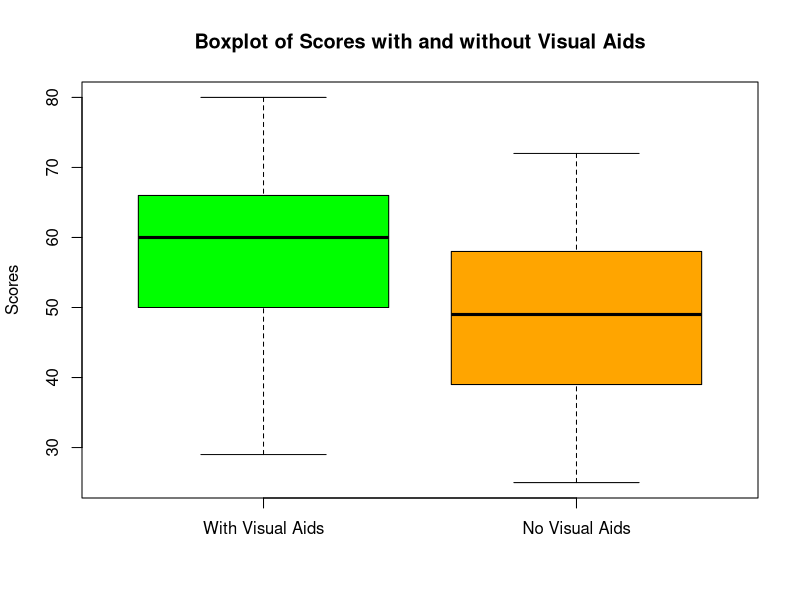
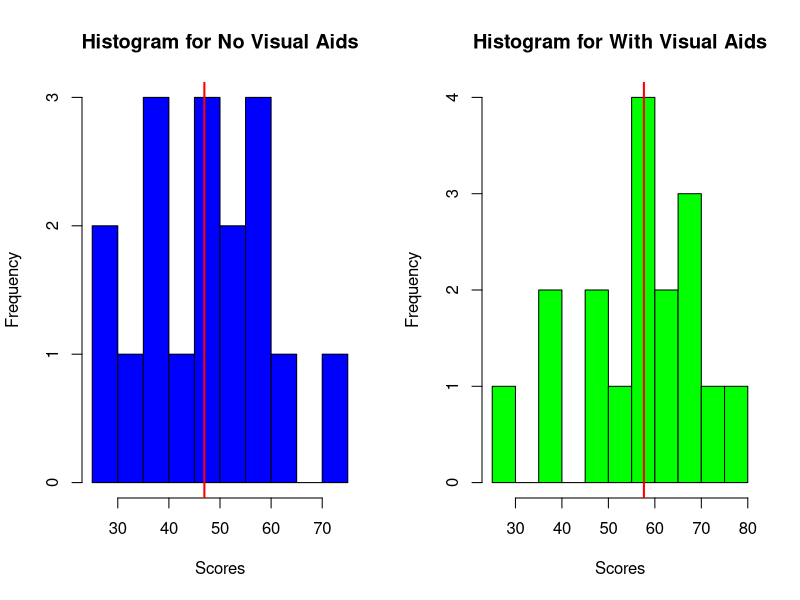

R code for these plots, in order:
# Ensure necessary packages are installed and loaded
if (!require(psych, quietly = TRUE)) {
  install.packages("psych")
  library(psych)
}
if (!require(e1071, quietly = TRUE)) {
  install.packages("e1071")
  library(e1071)
}

# Data initialization
students <- 1:17
no_visual_aids <- c(50, 60, 58, 72, 36, 51, 49, 49, 25, 52, 41, 32, 58, 39, 25, 40, 61)
with_visual_aids <- c(58, 70, 60, 73, 40, 63, 54, 60, 29, 57, 66, 37, 50, 48, 80, 65, 70)

data <- data.frame(
  Students = students,
  NoVisualAids = no_visual_aids,
  WithVisualAids = with_visual_aids
)

# Descriptive statistics using psych package
describe_stats <- describe(data[, c("NoVisualAids", "WithVisualAids")])
print(describe_stats)

# Boxplot visualization
boxplot(data$WithVisualAids, data$NoVisualAids,
        names = c("With Visual Aids", "No Visual Aids"),
        main = "Boxplot of Scores with and without Visual Aids",
        ylab = "Scores",
        col = c("green", "orange"))

# Plotting histograms for both conditions
par(mfrow = c(1, 2))  # Setting up the plotting area to have 2 plots side by side
hist(data$NoVisualAids, main = "Histogram for No Visual Aids", xlab = "Scores", col = "blue", breaks = 10)
abline(v = mean(data$NoVisualAids), col = "red", lwd = 2)
hist(data$WithVisualAids, main = "Histogram for With Visual Aids", xlab = "Scores", col = "green", breaks = 10)
abline(v = mean(data$WithVisualAids), col = "red", lwd = 2)

# Descriptive statistics
mean_no_visual <- mean(data$NoVisualAids)
sd_no_visual <- sd(data$NoVisualAids)
skewness_no_visual <- skewness(data$NoVisualAids)
mean_with_visual <- mean(data$WithVisualAids)
sd_with_visual <- sd(data$WithVisualAids)
skewness_with_visual <- skewness(data$WithVisualAids)

# Output descriptive statistics
cat("Descriptive Statistics for No Visual Aids:\n")
cat("Mean:", mean_no_visual, "\nSD:", sd_no_visual, "\nSkewness:", skewness_no_visual, "\n\n")
cat("Descriptive Statistics for With Visual Aids:\n")
cat("Mean:", mean_with_visual, "\nSD:", sd_with_visual, "\nSkewness:", skewness_with_visual, "\n")

# Shapiro-Wilk normality tests
normality_no_visual <- shapiro.test(data$NoVisualAids)$p.value
normality_with_visual <- shapiro.test(data$WithVisualAids)$p.value
cat("Shapiro-Wilk Test for No Visual Aids: p-value =", normality_no_visual, "\n")
cat("Shapiro-Wilk Test for With Visual Aids: p-value =", normality_with_visual, "\n")

# Decision-making for statistical tests
if (normality_with_visual > 0.05 && normality_no_visual > 0.05) {
  # Both distributions assumed normal
  test_result <- t.test(data$WithVisualAids, data$NoVisualAids, paired = TRUE)
  test_type <- "Paired t-test"
  ci <- test_result$conf.int
  cat("Using t-test, Confidence Interval for mean difference: [", ci[1], ", ", ci[2], "]\n")
} else {
  # Non-normal distributions
  test_result <- wilcox.test(data$WithVisualAids, data$NoVisualAids, paired = TRUE)
  test_type <- "Wilcoxon signed-rank test"
  cat("Using Wilcoxon test; CI for median differences not calculated.\n")
}
cat("Test used: ", test_type, "\n")
print(test_result)
